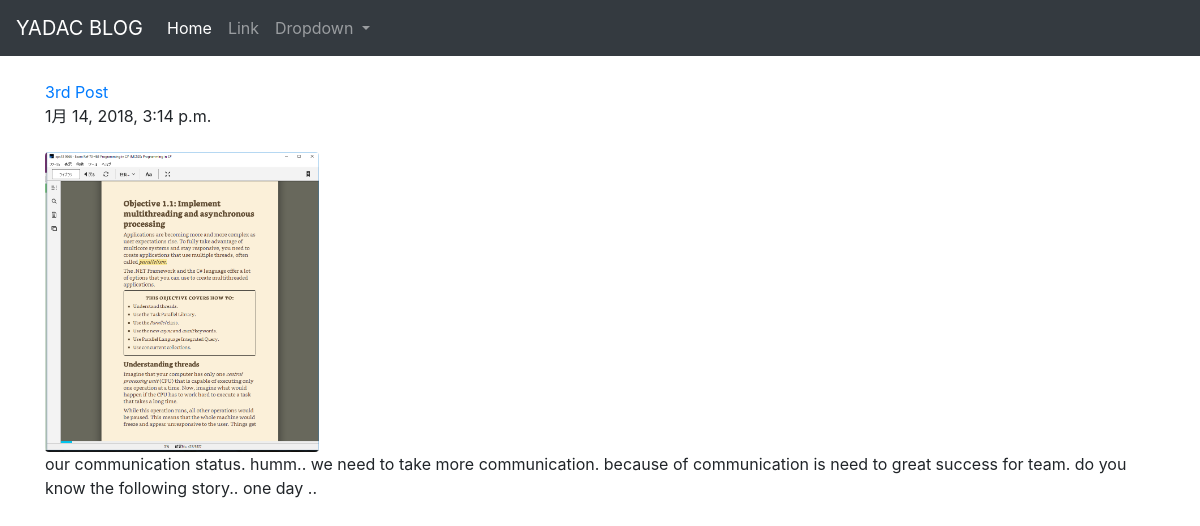
/posts/3/, run on the app's committed database.
### posts/models.py (models this page shows, shortened)
class Post(models.Model):
    title = models.CharField(max_length=100)
    published = models.DateTimeField()
    image = models.ImageField(upload_to='media/')
    body = models.TextField()

### posts/views.py (the view)
def post_detail(request, post_id):
    post = get_object_or_404(Post, pk=post_id)
    return render(request, 'posts/post_detail.html', {'post': post})

### posts/templates/posts/post_detail.html (shortened to what this page needs)
<!DOCTYPE html>
<html lang="ja">
<head>
    <link rel="stylesheet" href="https://maxcdn.bootstrapcdn.com/bootstrap/4.0.0-beta.3/css/bootstrap.min.css"
>
</head>
<body>
    <nav class="navbar navbar-expand-lg navbar-dark bg-dark">
        <a class="navbar-brand" href="#">YADAC BLOG</a>
        <div class="collapse navbar-collapse" id="navbarSupportedContent">
            <ul class="navbar-nav mr-auto">
                <li class="nav-item active">
                    <a class="nav-link" href="#">Home
                    </a>
                </li>
                <li class="nav-item">
                    <a class="nav-link" href="https://github.com/yadac">Link</a>
                </li>
                <li class="nav-item dropdown">
                    <a class="nav-link dropdown-toggle" href="#" id="navbarDropdown" role="button" data-toggle="dropdown" aria-haspopup="true"
                        aria-expanded="false">
                        Dropdown
                    </a>
                </li>
            </ul>
        </div>
    </nav>
    <div class="container">
        <br />
        <a href="{% url 'post_detail' post.id %}">{{ post.title }}</a>
        <br /> {{ post.published }}
        <br />
        <br />
        <img src="{{ post.image.url }}" class="img-fluid rounded" style="max-height:300px">
        <br /> {{ post.body }}
        <br />
    </div>
</body>
</html>

### data on the page
Post: title "3rd Post", published "1月 14, 2018, 3:14 p.m.", image (picture), body "our communication status. humm.. we need to take more communication. because of communication is need to great success for team. do you know the following story.. one day .."
